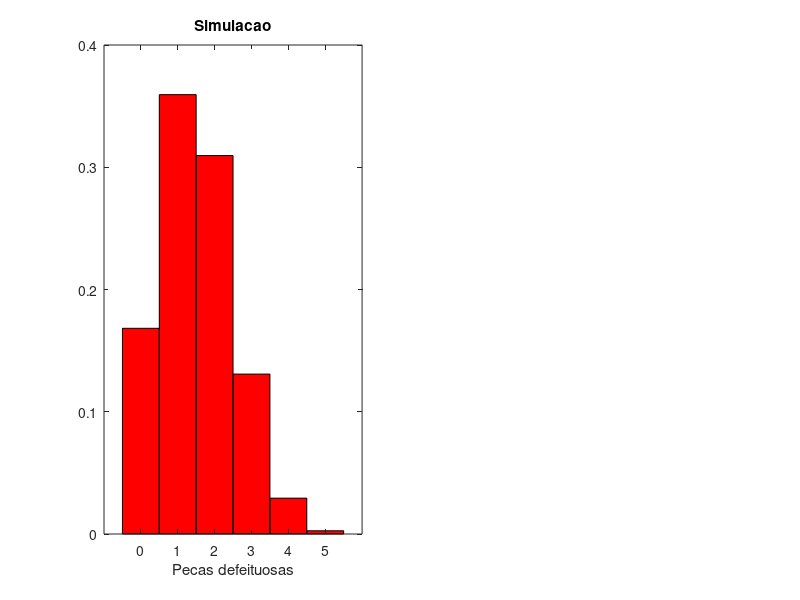

This figure's MATLAB source: (Note: this script raises an error after producing the figure.)
clear;
clc;
close;

%X pecas defeituosas em 5 pecas
%4.a
n=5;
N = 1e5;
lancamentos = rand(n,N)<0.3;
resultados = sum(lancamentos);
contador_1defeitos=0;
contador_2defeitos=0;
contador_3defeitos=0;
contador_4defeitos=0;
contador_5defeitos=0;
contador_0defeitos=0;


for u=1:N
  if(resultados(1,u)==1)
    contador_1defeitos++;
  elseif(resultados(1,u)==2)
    contador_2defeitos++;
  elseif(resultados(1,u)==3)
    contador_3defeitos++;
   elseif(resultados(1,u)==4)
    contador_4defeitos++;
   elseif(resultados(1,u)==5)
    contador_5defeitos++;
   elseif(resultados(1,u)==0)
    contador_0defeitos++;
  endif
endfor

contador_1defeitos;
contador_2defeitos;
contador_3defeitos;
contador_4defeitos;
contador_5defeitos;
contador_0defeitos;

%Espaco de Amostragem
X = [0,1,2,3,4,5];
prob = zeros(1,6);
prob(1,1) =  contador_0defeitos / N;
prob(1,2) =  contador_1defeitos / N;
prob(1,3) =  contador_2defeitos / N;
prob(1,4) =  contador_3defeitos / N;
prob(1,5) =  contador_4defeitos / N;
prob(1,6) =  contador_5defeitos / N;

prob;
subplot(1,2,1);
bar(X,prob, 'hist', 'r');
xlabel('Pecas defeituosas');
title('Simulacao');
prob0 = variavel_binomial(5,0,0.3);
prob1 = variavel_binomial(5,1,0.3);
prob2 = variavel_binomial(5,2,0.3);
prob3 = variavel_binomial(5,3,0.3);
prob4 = variavel_binomial(5,4,0.3);
prob5 = variavel_binomial(5,5,0.3);
valores = zeros(1,6);

valores(1,1) =  prob0;
valores(1,2) =  prob1;
valores(1,3) =  prob2;
valores(1,4) =  prob3;
valores(1,5) =  prob4;
valores(1,6) =  prob5;

subplot(1,2,2);
bar(X,valores, 'hist', 'g');
xlabel('Pecas defeituosas');
title('Analiticamente');


%4.b

prob_max_2_exp = prob(1,1) + prob(1,2) + prob(1,3);
prob_max_2_teo = prob0 + prob1 + prob2;
fprintf('Probabilidade de no maximos duas pecas serem defeituosas\n');
fprintf('Simulacao: %s\n', num2str(prob_max_2_exp) );
fprintf('Analiticamente: %s\n', num2str(prob_max_2_teo) );